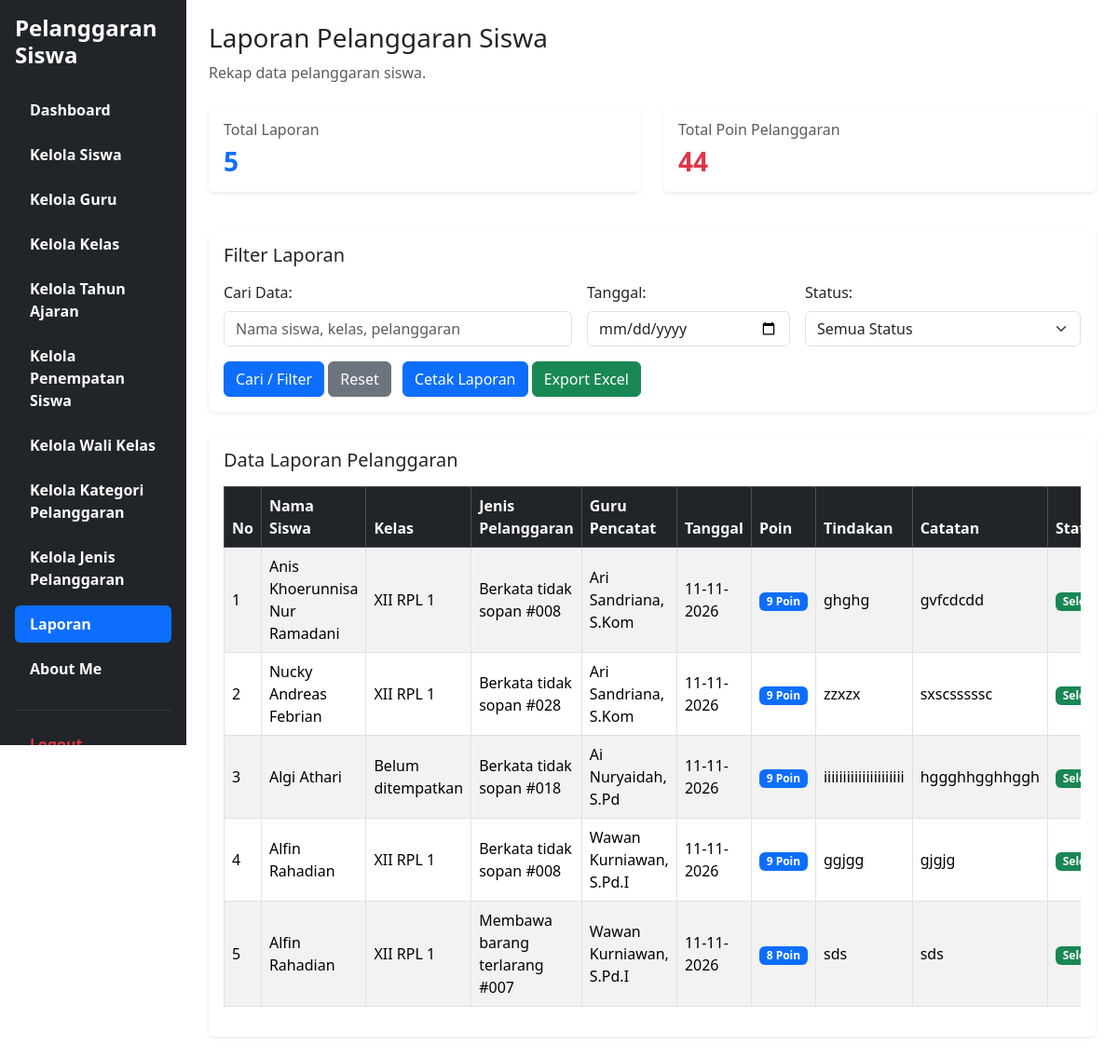
The app's page /Laporan.php (signed in) with its own data.
### tables this page shows
CREATE TABLE `t_pelanggaran_siswa` (
  `id` int(11) NOT NULL,
  `tahun_ajaran_id` int(11) DEFAULT NULL,
  `siswa_id` int(11) DEFAULT NULL,
  `nama_siswa` varchar(150) NOT NULL,
  `kelas_id` int(11) DEFAULT NULL,
  `nama_kelas` varchar(100) NOT NULL,
  `pelanggaran_id` int(11) DEFAULT NULL,
  `nama_pelanggaran` varchar(150) NOT NULL,
  `pelanggaran_kategori_id` int(11) DEFAULT NULL,
  `guru_id` int(11) DEFAULT NULL,
  `nama_guru` varchar(150) NOT NULL,
  `tanggal` date DEFAULT NULL,
  `keterangan` text NOT NULL,
  `poin` int(11) NOT NULL,
  `tindakan` text NOT NULL,
  `status` varchar(30) NOT NULL,
  `created_at` timestamp NOT NULL DEFAULT current_timestamp(),
  `updated_at` timestamp NOT NULL DEFAULT current_timestamp()
);

CREATE TABLE `t_siswa` (
  `id` int(11) NOT NULL,
  `nis` varchar(30) DEFAULT NULL,
  `nisn` varchar(20) NOT NULL,
  `nama` varchar(150) DEFAULT NULL,
  `jenis_kelamin` char(1) NOT NULL,
  `tanggal_lahir` date NOT NULL,
  `alamat` text NOT NULL,
  `status_aktif` tinyint(1) NOT NULL,
  `created_at` timestamp NOT NULL DEFAULT current_timestamp(),
  `updated_at` timestamp NOT NULL DEFAULT current_timestamp()
);

CREATE TABLE `t_guru` (
  `id` int(11) NOT NULL,
  `nip` varchar(30) NOT NULL,
  `nama` varchar(150) DEFAULT NULL,
  `email` varchar(150) NOT NULL,
  `status_aktif` tinyint(1) NOT NULL,
  `user_id` int(11) NOT NULL,
  `created_at` timestamp NOT NULL DEFAULT current_timestamp(),
  `updated_at` timestamp NOT NULL DEFAULT current_timestamp()
);

### Laporan.php (the view, shortened to what this page needs)
<?php
require_once 'config/koneksi.php';
function e($data) {
    return htmlspecialchars((string)($data ?? ''), ENT_QUOTES, 'UTF-8');
}
$cari = trim($_GET['cari'] ?? '');
$tanggal = trim($_GET['tanggal'] ?? '');
$sql = "SELECT
            ps.id,
            s.nama AS nama_siswa,
            COALESCE(k.nama, ps.nama_kelas, '-') AS nama_kelas,
            COALESCE(p.nama, ps.nama_pelanggaran, '-') AS nama_pelanggaran,
            g.nama AS nama_guru,
            ps.tanggal,
            ps.poin,
            ps.tindakan,
            ps.keterangan,
            ps.status
        FROM t_pelanggaran_siswa ps
        LEFT JOIN t_siswa s ON s.id = ps.siswa_id
        LEFT JOIN t_kelas_siswa ks ON ks.siswa_id = ps.siswa_id AND ks.status_aktif = 1
        LEFT JOIN t_kelas k ON k.id = ks.kelas_id
        LEFT JOIN t_pelanggaran p ON p.id = ps.pelanggaran_id
        LEFT JOIN t_guru g ON g.id = ps.guru_id";
$sql .= " GROUP BY ps.id ORDER BY ps.tanggal DESC, ps.id DESC";
$stmt = $koneksi->prepare($sql);
$stmt->execute();
$result = $stmt->get_result();
$data = [];
$total_poin = 0;
while ($row = $result->fetch_assoc()) {
    $data[] = $row;
    $total_poin += (int)$row['poin'];
}
?>
<!DOCTYPE html>
<html lang="id">
<head>
    <link href="https://cdn.jsdelivr.net/npm/bootstrap@5.3.8/dist/css/bootstrap.min.css" rel="stylesheet">
    <link rel="stylesheet" href="https://cdn.datatables.net/2.3.4/css/dataTables.bootstrap5.min.css">
</head>
<body>
<div class="container-fluid">
    <div class="row">
        <div class="col-md-3 col-lg-2 bg-dark min-vh-100 p-3 sticky-top" style="top: 0; height: 100vh; overflow-y: auto;">
            <h4 class="text-white fw-bold mb-4">
                Pelanggaran Siswa
            </h4>
            <ul class="nav nav-pills flex-column">
                <li class="nav-item mb-2">
                    <a href="dashboard.php" class="nav-link text-white">
                        <span class="fw-bold">Dashboard</span>
                    </a>
                </li>
                <?php if (strtolower($_SESSION['role'] ?? '') === 'admin'): ?>
                    <li class="nav-item mb-2"><a href="Kelola_Siswa.php" class="nav-link text-white"><span class="fw-bold">Kelola Siswa</span></a></li>
                    <li class="nav-item mb-2"><a href="Kelola_Guru.php" class="nav-link text-white"><span class="fw-bold">Kelola Guru</span></a></li>
                    <li class="nav-item mb-2"><a href="Kelola_Kelas.php" class="nav-link text-white"><span class="fw-bold">Kelola Kelas</span></a></li>
                    <li class="nav-item mb-2"><a href="Kelola_Tahun_Ajaran.php" class="nav-link text-white"><span class="fw-bold">Kelola Tahun Ajaran</span></a></li>
                    <li class="nav-item mb-2"><a href="Kelola_Penempatan_Siswa.php" class="nav-link text-white"><span class="fw-bold">Kelola Penempatan Siswa</span></a></li>
                    <li class="nav-item mb-2"><a href="Kelola_Wali_Kelas.php" class="nav-link text-white"><span class="fw-bold">Kelola Wali Kelas</span></a></li>
                    <li class="nav-item mb-2"><a href="Kelola_Kategori_Pelanggaran.php" class="nav-link text-white"><span class="fw-bold">Kelola Kategori Pelanggaran</span></a></li>
                    <li class="nav-item mb-2"><a href="Kelola_Jenis_Pelanggaran.php" class="nav-link text-white"><span class="fw-bold">Kelola Jenis Pelanggaran</span></a></li>
                    <li class="nav-item mb-2"><a href="Laporan.php" class="nav-link active"><span class="fw-bold">Laporan</span></a></li>
                    <li class="nav-item mb-2"><a href="about_me.php" class="nav-link text-white"><span class="fw-bold">About Me</span></a></li>
                <?php endif; ?>
                <hr class="text-secondary">
                <li class="nav-item">
                    <a href="logout.php" class="nav-link text-danger">
                        <span class="fw-bold">Logout</span>
                    </a>
                </li>
            </ul>
        </div>
        <main class="col-md-9 col-lg-10 p-4">
            <div class="mb-4">
                <h3>Laporan Pelanggaran Siswa</h3>
                <p class="text-muted mb-4">Rekap data pelanggaran siswa.</p>
            </div>
            <div class="row mb-4">
                <div class="col-md-6 mb-3">
                    <div class="card shadow-sm border-0">
                        <div class="card-body">
                            <h6 class="text-muted">Total Laporan</h6>
                            <h3 class="text-primary fw-bold mb-0"><?= count($data) ?></h3>
                        </div>
                    </div>
                </div>
                <div class="col-md-6 mb-3">
                    <div class="card shadow-sm border-0">
                        <div class="card-body">
                            <h6 class="text-muted">Total Poin Pelanggaran</h6>
                            <h3 class="text-danger fw-bold mb-0"><?= $total_poin ?></h3>
                        </div>
                    </div>
                </div>
            </div>
            <div class="card shadow-sm mb-4 border-0">
                <div class="card-body">
                    <h5 class="mb-3">Filter Laporan</h5>
                    <form method="GET" action="Laporan.php" class="row g-3">
                        <div class="col-md-5">
                            <label class="form-label">Cari Data:</label>
                            <input type="text" name="cari" class="form-control"
                                   value="<?= e($cari) ?>"
                                   placeholder="Nama siswa, kelas, pelanggaran">
                        </div>
                        <div class="col-md-3">
                            <label class="form-label">Tanggal:</label>
                            <input type="date" name="tanggal" class="form-control" value="<?= e($tanggal) ?>">
                        </div>
                        <div class="col-md-4">
                            <label class="form-label">Status:</label>
                            <select name="status" class="form-select">
                                <option value="">Semua Status</option>
                            </select>
                        </div>
                        <div class="col-12 mt-3">
                            <button type="submit" class="btn btn-primary">Cari / Filter</button>
                            <a href="Laporan.php" class="btn btn-secondary">Reset</a>
                            <button type="button" onclick="window.print()" class="btn btn-primary ms-2">Cetak Laporan</button>
                            <a href="?<?= e(http_build_query(array_merge($_GET, ['export' => 'csv']))) ?>" class="btn btn-success text-white">Export Excel</a>
                        </div>
                    </form>
                </div>
            </div>
            <div class="card shadow-sm border-0">
                <div class="card-body">
                    <h5 class="mb-3">Data Laporan Pelanggaran</h5>
                    <div class="table-responsive">
                        <table id="tabelLaporan" class="table table-hover table-striped table-bordered align-middle w-100">
                            <thead class="table-dark">
                                <tr>
                                    <th>No</th>
                                    <th>Nama Siswa</th>
                                    <th>Kelas</th>
                                    <th>Jenis Pelanggaran</th>
                                    <th>Guru Pencatat</th>
                                    <th>Tanggal</th>
                                    <th>Poin</th>
                                    <th>Tindakan</th>
                                    <th>Catatan</th>
                                    <th>Status</th>
                                </tr>
                            </thead>
                            <tbody>
                                <?php if (count($data) > 0): ?>
                                    <?php foreach ($data as $i => $row): ?>
                                        <tr>
                                            <td><?= $i + 1 ?></td>
                                            <td><?= e($row['nama_siswa']) ?></td>
                                            <td><?= e($row['nama_kelas']) ?></td>
                                            <td><?= e($row['nama_pelanggaran']) ?></td>
                                            <td><?= e($row['nama_guru']) ?></td>
                                            <td>
                                                <?= !empty($row['tanggal'])
                                                    ? e(date('d-m-Y', strtotime($row['tanggal'])))
                                                    : '-' ?>
                                            </td>
                                            <td>
                                                <span class="badge bg-primary">
                                                    <?= (int)$row['poin'] ?> Poin
                                                </span>
                                            </td>
                                            <td><?= e($row['tindakan']) ?></td>
                                            <td><?= e($row['keterangan']) ?></td>
                                            <td>
                                                <?php if (strtolower($row['status']) === 'selesai'): ?>
                                                    <span class="badge bg-success">Selesai</span>
                                                <?php elseif (strtolower($row['status']) === 'diproses'): ?>
                                                    <span class="badge bg-warning text-dark">Diproses</span>
                                                <?php else: ?>
                                                    <span class="badge bg-secondary"><?= e(ucfirst($row['status'])) ?></span>
                                                <?php endif; ?>
                                            </td>
                                        </tr>
                                    <?php endforeach; ?>
                                <?php endif; ?>
                            </tbody>
                        </table>
                    </div>
                </div>
            </div>
        </main>
    </div>
</div>
</body>
</html>

### records on screen
t_pelanggaran_siswa: siswa.nama "Anis Khoerunnisa Nur Ramadani", nama_kelas "XII RPL 1", nama_pelanggaran "Berkata tidak sopan #008", guru.nama "Ari Sandriana, S.Kom", tanggal "11-11-2026", poin "9", tindakan "ghghg", keterangan "gvfcdcdd", status "Selesai"
t_pelanggaran_siswa: siswa.nama "Nucky Andreas Febrian", nama_kelas "XII RPL 1", nama_pelanggaran "Berkata tidak sopan #028", guru.nama "Ari Sandriana, S.Kom", tanggal "11-11-2026", poin "9", tindakan "zzxzx", keterangan "sxscsssssc", status "Selesai"
t_pelanggaran_siswa: siswa.nama "Algi Athari", nama_kelas "Belum ditempatkan", nama_pelanggaran "Berkata tidak sopan #018", guru.nama "Ai Nuryaidah, S.Pd", tanggal "11-11-2026", poin "9", tindakan "iiiiiiiiiiiiiiiiiiiii", keterangan "hggghhgghhggh", status "Selesai"
t_pelanggaran_siswa: siswa.nama "Alfin Rahadian", nama_kelas "XII RPL 1", nama_pelanggaran "Berkata tidak sopan #008", guru.nama "Wawan Kurniawan, S.Pd.I", tanggal "11-11-2026", poin "9", tindakan "ggjgg", keterangan "gjgjg", status "Selesai"
t_pelanggaran_siswa: siswa.nama "Alfin Rahadian", nama_kelas "XII RPL 1", nama_pelanggaran "Membawa barang terlarang #007", guru.nama "Wawan Kurniawan, S.Pd.I", tanggal "11-11-2026", poin "8", tindakan "sds", keterangan "sds", status "Selesai"

### other values on screen
count($data) "5"
$total_poin "44"
